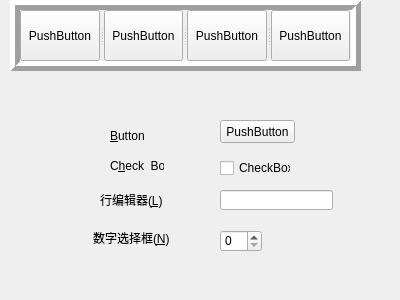
<?xml version="1.0" encoding="UTF-8"?>
<ui version="4.0">
 <class>MyWidget</class>
 <widget class="QWidget" name="MyWidget">
  <property name="geometry">
   <rect>
    <x>0</x>
    <y>0</y>
    <width>400</width>
    <height>300</height>
   </rect>
  </property>
  <property name="windowTitle">
   <string>MyWidget</string>
  </property>
  <widget class="QPushButton" name="pushButton_5">
   <property name="geometry">
    <rect>
     <x>220</x>
     <y>120</y>
     <width>75</width>
     <height>23</height>
    </rect>
   </property>
   <property name="text">
    <string>PushButton</string>
   </property>
  </widget>
  <widget class="QCheckBox" name="checkBox">
   <property name="geometry">
    <rect>
     <x>220</x>
     <y>160</y>
     <width>71</width>
     <height>16</height>
    </rect>
   </property>
   <property name="text">
    <string>CheckBox</string>
   </property>
  </widget>
  <widget class="QLineEdit" name="lineEdit">
   <property name="geometry">
    <rect>
     <x>220</x>
     <y>190</y>
     <width>113</width>
     <height>20</height>
    </rect>
   </property>
  </widget>
  <widget class="QSpinBox" name="spinBox">
   <property name="geometry">
    <rect>
     <x>220</x>
     <y>230</y>
     <width>42</width>
     <height>22</height>
    </rect>
   </property>
  </widget>
  <widget class="QLabel" name="label">
   <property name="geometry">
    <rect>
     <x>110</x>
     <y>130</y>
     <width>54</width>
     <height>12</height>
    </rect>
   </property>
   <property name="text">
    <string>&amp;Button</string>
   </property>
   <property name="buddy">
    <cstring>pushButton_5</cstring>
   </property>
  </widget>
  <widget class="QLabel" name="label_2">
   <property name="geometry">
    <rect>
     <x>110</x>
     <y>160</y>
     <width>54</width>
     <height>12</height>
    </rect>
   </property>
   <property name="text">
    <string>C&amp;heck_Box</string>
   </property>
   <property name="buddy">
    <cstring>checkBox</cstring>
   </property>
  </widget>
  <widget class="QLabel" name="label_3">
   <property name="geometry">
    <rect>
     <x>100</x>
     <y>190</y>
     <width>71</width>
     <height>20</height>
    </rect>
   </property>
   <property name="text">
    <string>行编辑器(&amp;L)</string>
   </property>
   <property name="buddy">
    <cstring>lineEdit</cstring>
   </property>
  </widget>
  <widget class="QLabel" name="label_4">
   <property name="geometry">
    <rect>
     <x>93</x>
     <y>230</y>
     <width>91</width>
     <height>16</height>
    </rect>
   </property>
   <property name="text">
    <string>数字选择框(&amp;N)</string>
   </property>
   <property name="buddy">
    <cstring>spinBox</cstring>
   </property>
  </widget>
  <widget class="QSplitter" name="splitter">
   <property name="geometry">
    <rect>
     <x>10</x>
     <y>0</y>
     <width>351</width>
     <height>71</height>
    </rect>
   </property>
   <property name="frameShape">
    <enum>QFrame::Box</enum>
   </property>
   <property name="frameShadow">
    <enum>QFrame::Raised</enum>
   </property>
   <property name="lineWidth">
    <number>5</number>
   </property>
   <property name="orientation">
    <enum>Qt::Horizontal</enum>
   </property>
   <widget class="QPushButton" name="pushButton">
    <property name="text">
     <string>PushButton</string>
    </property>
   </widget>
   <widget class="QPushButton" name="pushButton_2">
    <property name="text">
     <string>PushButton</string>
    </property>
   </widget>
   <widget class="QPushButton" name="pushButton_3">
    <property name="text">
     <string>PushButton</string>
    </property>
   </widget>
   <widget class="QPushButton" name="pushButton_4">
    <property name="text">
     <string>PushButton</string>
    </property>
   </widget>
  </widget>
 </widget>
 <layoutdefault spacing="6" margin="11"/>
 <tabstops>
  <tabstop>checkBox</tabstop>
  <tabstop>pushButton_5</tabstop>
  <tabstop>pushButton</tabstop>
  <tabstop>pushButton_2</tabstop>
  <tabstop>pushButton_3</tabstop>
  <tabstop>pushButton_4</tabstop>
  <tabstop>lineEdit</tabstop>
  <tabstop>spinBox</tabstop>
 </tabstops>
 <resources/>
 <connections/>
</ui>
